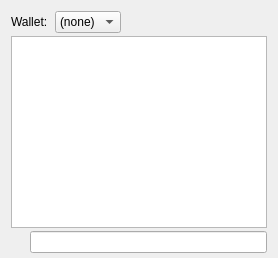
     <widget class="QWidget" name="tab_console">
      <attribute name="title">
       <string>&amp;Console</string>
      </attribute>
      <layout class="QVBoxLayout" name="verticalLayout_3">
       <property name="spacing">
        <number>3</number>
       </property>
       <property name="bottomMargin">
        <number>5</number>
       </property>
       <item>
        <layout class="QHBoxLayout" name="horizontalLayout">
         <property name="spacing">
          <number>4</number>
         </property>
         <item>
          <widget class="QLabel" name="WalletSelectorLabel">
           <property name="text">
            <string>Wallet: </string>
           </property>
          </widget>
         </item>
         <item>
          <widget class="QComboBox" name="WalletSelector">
           <property name="sizeAdjustPolicy">
            <enum>QComboBox::AdjustToContents</enum>
           </property>
           <item>
            <property name="text">
             <string>(none)</string>
            </property>
           </item>
          </widget>
         </item>
         <item>
          <spacer name="horizontalSpacer">
           <property name="orientation">
            <enum>Qt::Horizontal</enum>
           </property>
           <property name="sizeHint" stdset="0">
            <size>
             <width>40</width>
             <height>20</height>
            </size>
           </property>
          </spacer>
         </item>
         <item>
          <widget class="QPushButton" name="fontSmallerButton">
           <property name="maximumSize">
            <size>
             <width>24</width>
             <height>24</height>
            </size>
           </property>
           <property name="text">
            <string/>
           </property>
           <property name="toolTip">
            <string>Decrease font size</string>
           </property>
           <property name="icon">
            <iconset resource="../reptiloidscoin.qrc">
             <normaloff>:/icons/fontsmaller</normaloff>:/icons/fontsmaller</iconset>
           </property>
           <property name="iconSize">
            <size>
             <width>24</width>
             <height>16</height>
            </size>
           </property>
           <property name="autoDefault">
            <bool>false</bool>
           </property>
           <property name="flat">
            <bool>true</bool>
           </property>
          </widget>
         </item>
         <item>
          <widget class="QPushButton" name="fontBiggerButton">
           <property name="maximumSize">
            <size>
             <width>24</width>
             <height>24</height>
            </size>
           </property>
           <property name="toolTip">
            <string>Increase font size</string>
           </property>
           <property name="text">
            <string/>
           </property>
           <property name="icon">
            <iconset resource="../reptiloidscoin.qrc">
             <normaloff>:/icons/fontbigger</normaloff>:/icons/fontbigger</iconset>
           </property>
           <property name="iconSize">
            <size>
             <width>24</width>
             <height>16</height>
            </size>
           </property>
           <property name="autoDefault">
            <bool>false</bool>
           </property>
           <property name="flat">
            <bool>true</bool>
           </property>
          </widget>
         </item>
         <item>
          <widget class="QPushButton" name="clearButton">
           <property name="maximumSize">
            <size>
             <width>24</width>
             <height>24</height>
            </size>
           </property>
           <property name="toolTip">
            <string>Clear console</string>
           </property>
           <property name="layoutDirection">
            <enum>Qt::LeftToRight</enum>
           </property>
           <property name="text">
            <string/>
           </property>
           <property name="icon">
            <iconset resource="../reptiloidscoin.qrc">
             <normaloff>:/icons/remove</normaloff>:/icons/remove</iconset>
           </property>
           <property name="shortcut">
            <string notr="true">Ctrl+L</string>
           </property>
           <property name="autoDefault">
            <bool>false</bool>
           </property>
           <property name="flat">
            <bool>true</bool>
           </property>
          </widget>
         </item>
        </layout>
       </item>
       <item>
        <widget class="QTextEdit" name="messagesWidget">
         <property name="minimumSize">
          <size>
           <width>0</width>
           <height>100</height>
          </size>
         </property>
         <property name="readOnly">
          <bool>true</bool>
         </property>
         <property name="tabKeyNavigation" stdset="0">
          <bool>false</bool>
         </property>
         <property name="columnCount" stdset="0">
          <number>2</number>
         </property>
        </widget>
       </item>
       <item>
        <layout class="QHBoxLayout" name="horizontalLayoutPrompt">
         <property name="spacing">
          <number>3</number>
         </property>
         <item>
          <widget class="QPushButton" name="promptIcon">
           <property name="enabled">
            <bool>false</bool>
           </property>
           <property name="maximumSize">
            <size>
             <width>16</width>
             <height>24</height>
            </size>
           </property>
           <property name="text">
            <string/>
           </property>
           <property name="icon">
            <iconset resource="../reptiloidscoin.qrc">
             <normaloff>:/icons/prompticon</normaloff>
             <disabledoff>:/icons/prompticon</disabledoff>:/icons/prompticon</iconset>
           </property>
           <property name="iconSize">
            <size>
             <width>14</width>
             <height>14</height>
            </size>
           </property>
           <property name="autoDefault">
            <bool>false</bool>
           </property>
           <property name="flat">
            <bool>true</bool>
           </property>
          </widget>
         </item>
         <item>
          <widget class="QLineEdit" name="lineEdit">
           <property name="placeholderText">
            <string/>
           </property>
          </widget>
         </item>
        </layout>
       </item>
      </layout>
     </widget>
